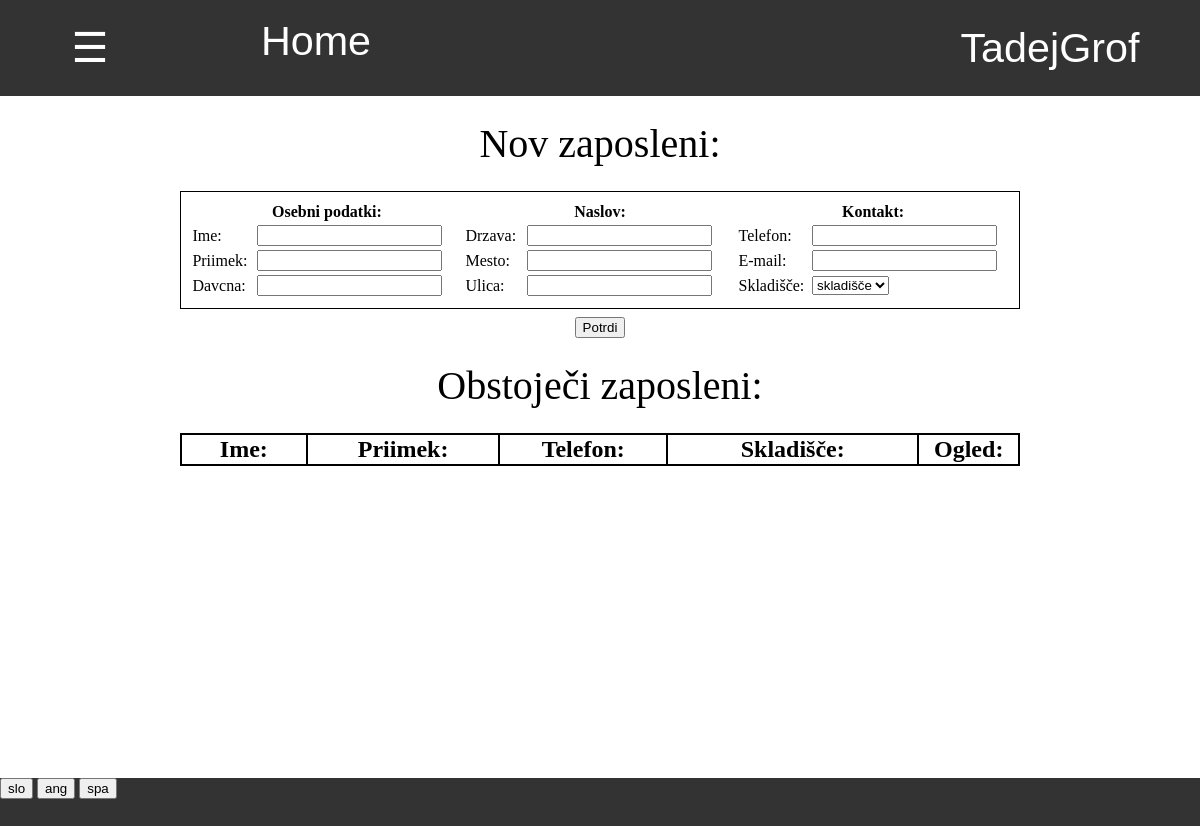
Screenshot of /pregled_zaposlenih/ (signed in) with the database file from the repository.
### program/models.py (models this page shows, shortened)
class Profil(models.Model):
    user = models.OneToOneField(User,on_delete=models.CASCADE)
    jezik =  models.CharField(default="spa",max_length=3, choices=JEZIKI)
    stranka = models.OneToOneField(Stranka, on_delete=models.CASCADE, default=None, null=True, blank=True)
    celo_ime = models.CharField(default="",max_length=40)
    tip_banke = models.CharField(default="",max_length=40)
    stevilka_racuna = models.CharField(default="",max_length=40)
    telefon = models.CharField(default="",max_length=40)

### program/pregled_views.py (the view)
# urls.py: path('',pregled_views.pregled_zaposlenih, name="pregled_zaposlenih"),
def pregled_zaposlenih(request):
    zaposleni = Zaposleni.objects.all()
    zaloge = Zaloga.objects.all()
    slovar = {
        'zaposleni':zaposleni,
        'zaloge':zaloge
    }
    return pokazi_stran(request,'pregled/pregled_zaposlenih.html',slovar)

### program/models.py (called while the page is built)
    @property
    def vrni_jezike(self):
        return JEZIKI

### request_funkcije.py (called while the page is built)
def vrni_slovar(request):
    with open('slovar.json') as dat:
        slovar = json.load(dat)
    return slovar

def pokazi_stran(request, html, baze={}):
    je_stranka = False
    program = Program.objects.first()
    zaloga = Zaloga.objects.first()
    if request.user.profil.stranka != None:
        je_stranka = True
    slovar = {'je_stranka':je_stranka,'program':program,'slovar':vrni_slovar(request),'jezik':request.user.profil.jezik}
    slovar.update(baze)
    if not 'zaloga' in baze:
        slovar.update({'zaloga':zaloga})
    slovar.update({'zaloga_pk':slovar['zaloga'].pk})
    return render(request, html, slovar)

### zaloga/templatetags/zaloga_exstras.py (called while the page is built)
@register.filter
def keyvalue(dict, key):
    return dict[key]

### program/templates/pregled/pregled_zaposlenih.html (shortened to what this page needs)
{% extends 'program/base.html' %}
{% load zaloga_exstras %}
{% block content %}
    {% if perms.zaloga.add_zaposleni %}
    <div class="title" style="margin-top:2%;font-size:5vh">
        Nov zaposleni:
    </div>
    <div style="display:inline-block;width:70%;text-align:center;margin-top:2%">
        <table style="padding:1%;border:1px solid black" class="tabela_podatkov">
            <tr>
                <th width="33%" colspan="2"> {{slovar|keyvalue:'Osebni podatki'|keyvalue:jezik}}: </th>
                <th width="33%" colspan="2"> {{slovar|keyvalue:'Naslov'|keyvalue:jezik}}: </th>
                <th width="33%" colspan="2"> {{slovar|keyvalue:'Kontakt'|keyvalue:jezik}}: </th>
            </tr>
            <tr>
                <td> Ime: </td>
                <td> <input form="nova_stranka" name="ime" type="text" required autocomplete="off"> </td>
                <td> {{slovar|keyvalue:'Drzava'|keyvalue:jezik}}: </td>
                <td> <input form="nova_stranka" name="drzava" type="text" required autocomplete="off"> </td>
                <td> {{slovar|keyvalue:'Telefon'|keyvalue:jezik}}: </td>
                <td> <input form="nova_stranka" name="telefon" type="text" autocomplete="off"> </td>
            </tr>
            <tr>
                <td> Priimek: </td>
                <td> <input form="nova_stranka" name="priimek" type="text" required autocomplete="off"> </td>
                <td> {{slovar|keyvalue:'Mesto'|keyvalue:jezik}}: </td>
                <td> <input form="nova_stranka" name="mesto" type="text" required autocomplete="off"> </td>
                <td> {{slovar|keyvalue:'E-mail'|keyvalue:jezik}}: </td>
                <td> <input form="nova_stranka" name="mail" type="text" autocomplete="off"> </td>
            </tr>
            <tr>
                <td> {{slovar|keyvalue:'Davcna'|keyvalue:jezik}}: </td>
                <td> <input form="nova_stranka" name="davcna" type="text" autocomplete="off"> </td>
                <td> {{slovar|keyvalue:'Ulica'|keyvalue:jezik}}: </td>
                <td> <input form="nova_stranka" name="naslov" type="text" required autocomplete="off"> </td>
                <td> Skladišče: </td>
                <td>
                    <select form="nova_stranka" name="zaloga">
                        {% for zaloga in zaloge %}
                            <option value="{{zaloga.pk}}"> {{zaloga.title}} </option>
                        {% endfor %}
                    </select>
                </td>
            </tr>
        </table>
        <form id="nova_stranka" action="{% url 'nov_zaposleni' %}" method="POST">
            <input type="submit" value="{{slovar|keyvalue:'Potrdi'|keyvalue:jezik}}">
        </form>
    </div>
    {% endif %}
    <div class="title" style="font-size:5vh;margin:2%;">
        Obstoječi zaposleni:
    </div>
    <div style="display:inline-block;width:70%;text-align:center">
        <table class="tabela_vnosov">
            <tr>
                <th width="15%"> {{slovar|keyvalue:'Ime'|keyvalue:jezik}}: </th>
                <th width="23%"> {{slovar|keyvalue:'Priimek'|keyvalue:jezik}}: </th>
                <th width="20%"> {{slovar|keyvalue:'Telefon'|keyvalue:jezik}}: </th>
                <th width="30%"> Skladišče: </th>
                <th width="12%"> {{slovar|keyvalue:'Ogled'|keyvalue:jezik}}: </th>
            </tr>
        </table>
    </div>
{% endblock %}

### program/templates/css/navbar.html (shortened to what this page needs)
{% load zaloga_exstras %}
<div id="navbar" class="navbar">
    {% if je_stranka %}
        <div style="display:inline-block;width:28%"><a href="{% url 'stranka_pregled_narocil' %}" style="width:100%"> Pregled narocil </a></div>
        <div style="display:inline-block;width:22%"><a href="{% url 'stranka_zgodovina' %}" style="width:100%"> Zgodovina </a></div>
        <a style="width:15%" href="/">Home</a>
    {% else %}
        <button onclick="odpri()" class="nav" style="width:15%"> ☰ </button>
        <a style="width:20%" href="/">Home</a>
    {% endif %}
    <div class="racun dropdown" id="racun">
        <button class="dropbtn" >{{ user.get_username }}
        </button>
    </div>
</div>

### program/static/css/footer.css (style rules this page uses)
div { margin: 0%; padding: 0%; }
div input { margin: 0%; }
div form { margin:0%; padding: 0% }

### program/templates/program/base.html (style rules this page uses)
body { margin: 0%; padding: 0%; overflow:hidden; }
div { margin: 0%; padding: 0%; }

### program/templates/css/tabele.html (style rules this page uses)
table.tabela_vnosov { width:100%; border-spacing:0; border: 2px solid black; border-collapse: collapse; padding:0.5%; table-layout:"fixed" }
table.tabela_vnosov th { border: 2px solid black; border-collapse: collapse; font-size: 150%; }
table.tabela_podatkov { width:100%; margin-bottom:1%; }

### program/templates/css/navbar.html (style rules this page uses)
.navbar { overflow: hidden; background-color: #333; font-family: Arial; height:12% }
.navbar a { float: left; font-size: 5vmin; color: white; text-align: center; padding: 18px 16px; text-decoration:none; height:100%; }
.navbar .dropdown, .nav { float: left; height:100%; width:100%; margin:0; overflow:hidden; }
.navbar .dropdown .dropbtn, .nav { font-size: 5vmin; border: none; outline: none; color: white; padding: 12px 16px; width:100%; height:100%; background-color: inherit; font-family: inherit; margin: 0; }
.navbar .racun { float:right; width:300px; overflow:hidden }

### rows the page displays
Profil: jezik "Osebni podatki", jezik "Naslov", jezik "Kontakt", jezik "Drzava", jezik "Telefon", jezik "Mesto", jezik "E-mail", jezik "Davcna", jezik "Ulica", jezik "Potrdi", jezik "Ime", jezik "Priimek", jezik "Ogled"

### other values shown
{{ user.get_username }} "TadejGrof"
form field zaloga "skladišče"
